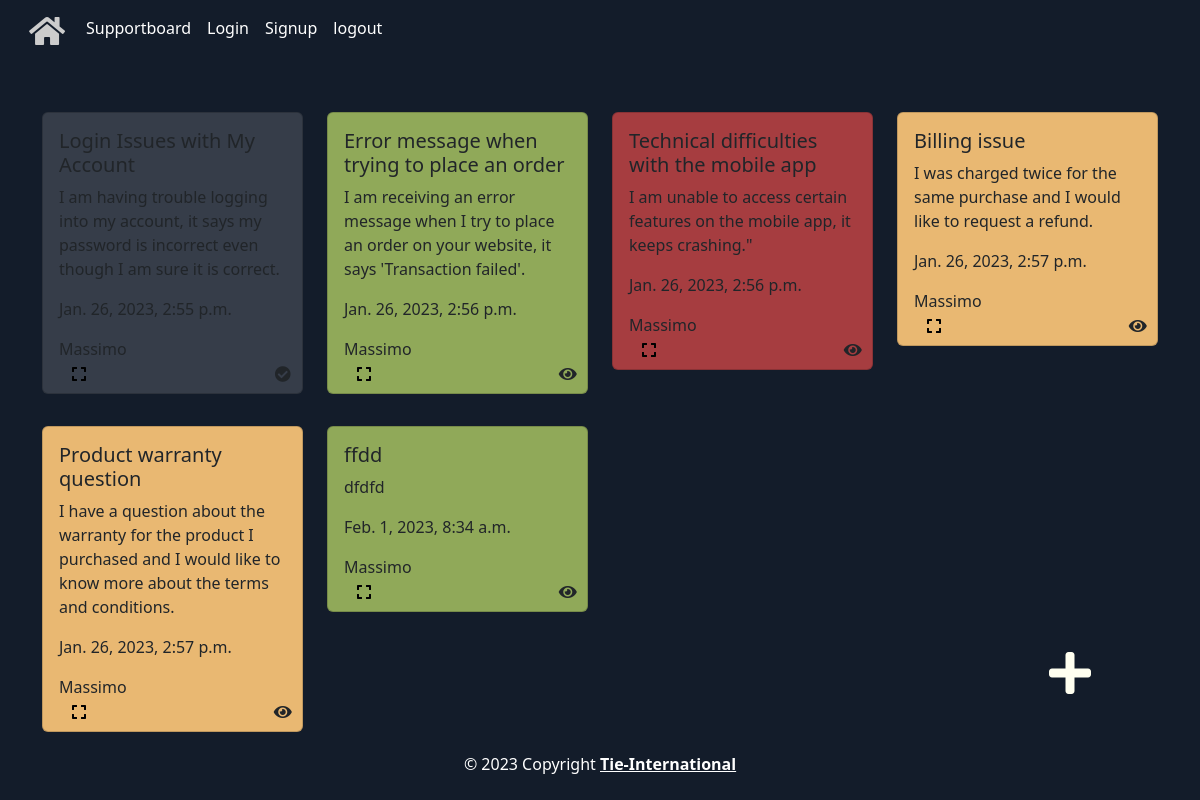
Page /supportboard/list (signed in) on the earlier database version.
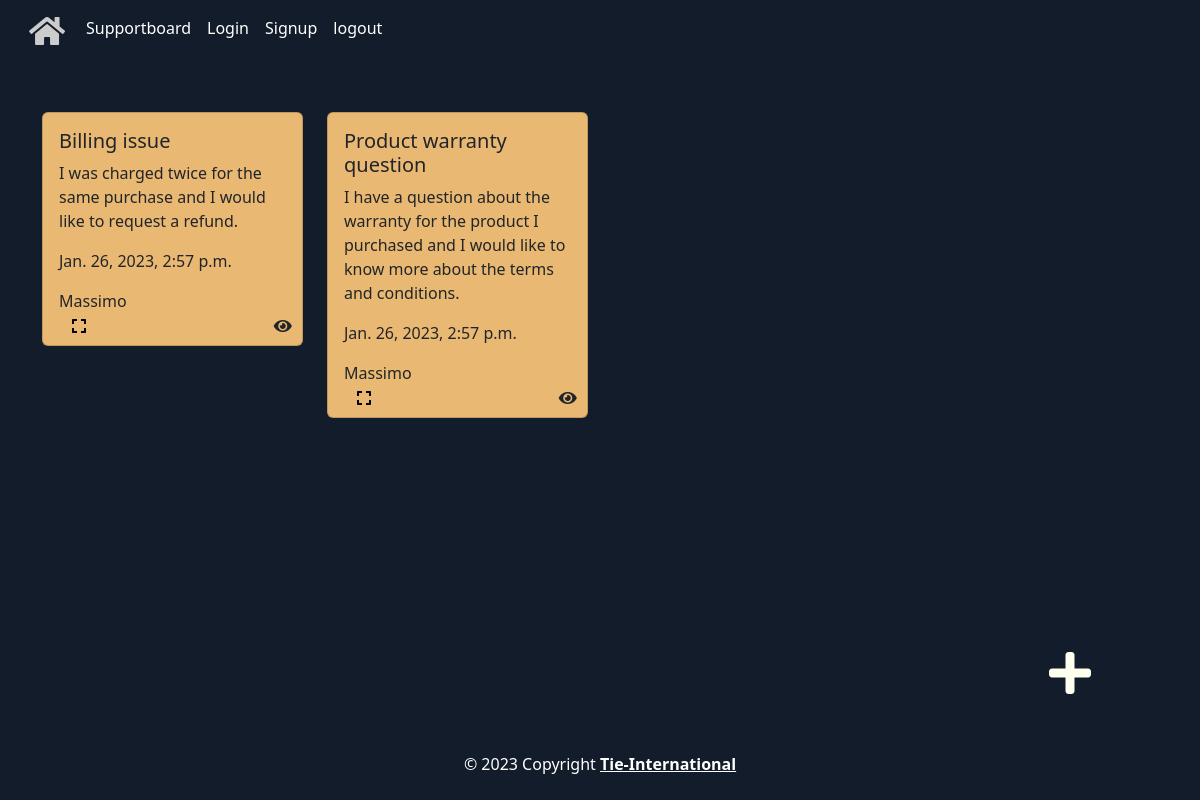
Same page on the later database version.
### supportboard/models.py (models this page shows, shortened)
class SupportRequest(models.Model):
    IMPORTANCE_CHOICES = [
        ('Easy', 'Easy'),
        ('Medium', 'Medium'),
        ('Difficult', 'Difficult'),
    ]
    STATUS_CHOICES = [
        ('Active', 'Active'),
        ('Waiting', 'Waiting'),
        ('Done', 'Done'),
    ]
    title = models.CharField(max_length=254)
    description = models.TextField(max_length=300)
    creation_date = models.DateTimeField(auto_now_add=True)
    creator = models.ForeignKey(User, on_delete=models.CASCADE)
    assigned_trainer = models.ForeignKey(User, on_delete=models.CASCADE, related_name='assigned_trainer', null=True)
    status = models.CharField(max_length=254, choices=STATUS_CHOICES, default='Open')
    importance = models.CharField(max_length=254, choices=IMPORTANCE_CHOICES, default='Easy')

### supportboard/views.py (the view)
# urls.py: path('list', views.support_request_list, name='list'),
@login_required(login_url='/accounts/login')
def support_request_list(request):
    support_requests = SupportRequest.objects.all()
    return render(request, 'supportboard/support_request_list.html', {'support_requests': support_requests})

### templates/supportboard/support_request_list.html (shortened to what this page needs)
{% extends "base.html" %}
{% block content %}
    <div class="row mt-4 mb-5">
        {% for i in support_requests %}
            <div class="col-3 mb-3 mt-3">
                <div class="card  {{ i.status }}{% if i.importance == "Easy" %} success {% elif i.importance == "Medium" %} warning {% elif i.importance == "Difficult" %} danger {% endif %} {% if i.status == 'Done' %} done {%  endif %}">
                    <div class="card-body post-content" id="support-request-{{ i.id }}">
                        <h5 class="card-title">{{ i.title }}</h5>
                        <p class="card-text">{{ i.description }}</p>
                        <p class="card-text">{{ i.creation_date }}</p>
                        <p class="card-text">{{ i.creator }}</p>
                        <div class="grid">
                            <div class="row">
                                <div class="col-8 left">
                                     <a href="{% url 'detail' i.id %}" class="btn mr-2">
                                         <i class="fas fa-expand icon-color "></i>
                                     </a>
                                </div>
                                <div class="col-4 center">
                                    <a href="{% url 'update' i.id %}" class="btn mr-2">
                                        {% if i.status == 'Waiting' %}
                                            <i class="fas fa-clock waiting-icon"></i>
                                        {%  elif i.status == 'Done' %}
                                            <i class="fas fa-check-circle completed-icon"></i>
                                        {% elif  i.status == 'Active' %}
                                            <i class="fas fa-eye active-icon"></i>
                                        {% endif %}
                                    </a>
                                </div>
                            </div>
                        </div>
                    </div>
                </div>
            </div>
        {% endfor %}
    </div>
    <div style="position: fixed; bottom: 6em; right: 6em;">
        <a href="{% url 'support' %}" style="color: ivory" class="btn"><i class="fas fa-plus fa-3x "></i></a>
    </div>
{% endblock %}

Differences in the rows shown:
removed SupportRequest: title "Login Issues with My Account", description "I am having trouble logging into my account, it says my password is incorrect even though I am sure it is correct.", creation_date "Jan. 26, 2023, 2:55 p.m.", creator "Massimo", status "Done" (drawn)
removed SupportRequest: title "Error message when trying to place an order", description "I am receiving an error message when I try to place an order on your website, it says 'Transaction failed'.", creation_date "Jan. 26, 2023, 2:56 p.m.", creator "Massimo", status "Active" (drawn)
removed SupportRequest: title "Technical difficulties with the mobile app", description "I am unable to access certain features on the mobile app, it keeps crashing.\"", creation_date "Jan. 26, 2023, 2:56 p.m.", creator "Massimo", status "Active" (drawn)
removed SupportRequest: title "ffdd", description "dfdfd", creation_date "Feb. 1, 2023, 8:34 a.m.", creator "Massimo", status "Active" (drawn)
